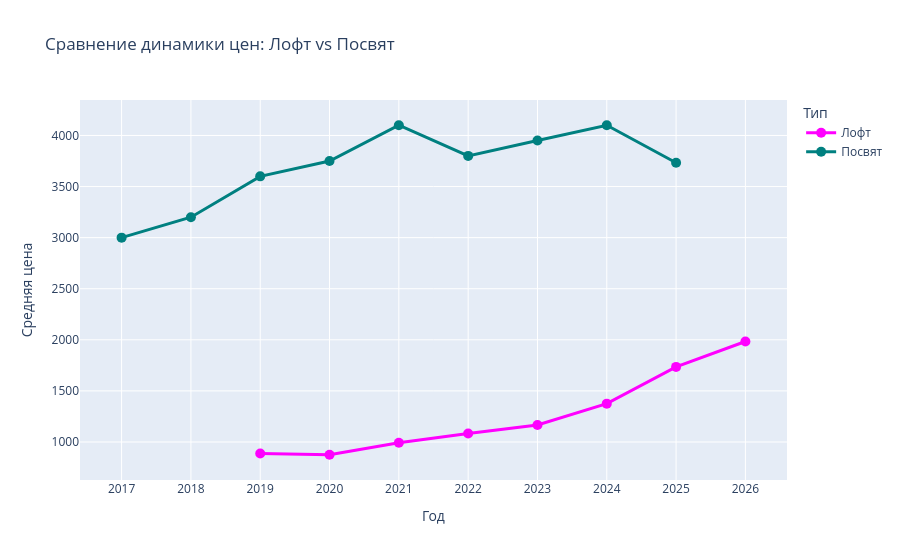

Notebook cell for this chart:
### Code cell
#сравнение динамики "лофт" и "посвят"
loft_yearly = loft.groupby('Год')['Средняя цена'].mean().reset_index()
loft_yearly['Тип'] = 'Лофт'
posvyat_yearly = posvyat.groupby('Год')['Средняя цена'].mean().reset_index()
posvyat_yearly['Тип'] = 'Посвят'
combined = pd.concat([loft_yearly, posvyat_yearly])

fig = px.line(combined, x='Год', y='Средняя цена', color='Тип',
              title='Сравнение динамики цен: Лофт vs Посвят',
              markers=True, line_shape='linear',
              color_discrete_map={'Лофт':'fuchsia', 'Посвят':'teal'})
fig.update_traces(line_width=3, marker_size=10)
fig.update_layout(xaxis=dict(tickmode='linear'), hovermode='x unified')
fig.show()

### Figure 1 — Plotly figure (JSON) as saved in the notebook; plotly's stock layout.template omitted (floating-point values rounded to 4 significant figures)
{"data": [{"hovertemplate": "Тип=Лофт<br>Год=%{x}<br>Средняя цена=%{y}<extra></extra>", "legendgroup": "Лофт", "line": {"color": "fuchsia", "dash": "solid", "shape": "linear", "width": 3}, "marker": {"size": 10, "symbol": "circle"}, "mode": "lines+markers", "name": "Лофт", "orientation": "v", "showlegend": true, "type": "scatter", "x": [2019, 2020, 2021, 2022, 2023, 2024, 2025, 2026], "xaxis": "x", "y": [887.5, 875.0, 991.7, 1083.0, 1167.0, 1375.0, 1735.0, 1983.0], "yaxis": "y"}, {"hovertemplate": "Тип=Посвят<br>Год=%{x}<br>Средняя цена=%{y}<extra></extra>", "legendgroup": "Посвят", "line": {"color": "teal", "dash": "solid", "shape": "linear", "width": 3}, "marker": {"size": 10, "symbol": "circle"}, "mode": "lines+markers", "name": "Посвят", "orientation": "v", "showlegend": true, "type": "scatter", "x": [2017, 2018, 2019, 2020, 2021, 2022, 2023, 2024, 2025], "xaxis": "x", "y": [3000.0, 3200.0, 3600.0, 3750.0, 4100.0, 3800.0, 3950.0, 4100.0, 3733.0], "yaxis": "y"}], "layout": {"hovermode": "x unified", "legend": {"title": {"text": "Тип"}, "tracegroupgap": 0}, "title": {"text": "Сравнение динамики цен: Лофт vs Посвят"}, "xaxis": {"anchor": "y", "domain": [0, 1], "tickmode": "linear", "title": {"text": "Год"}}, "yaxis": {"anchor": "x", "domain": [0, 1], "title": {"text": "Средняя цена"}}}}
